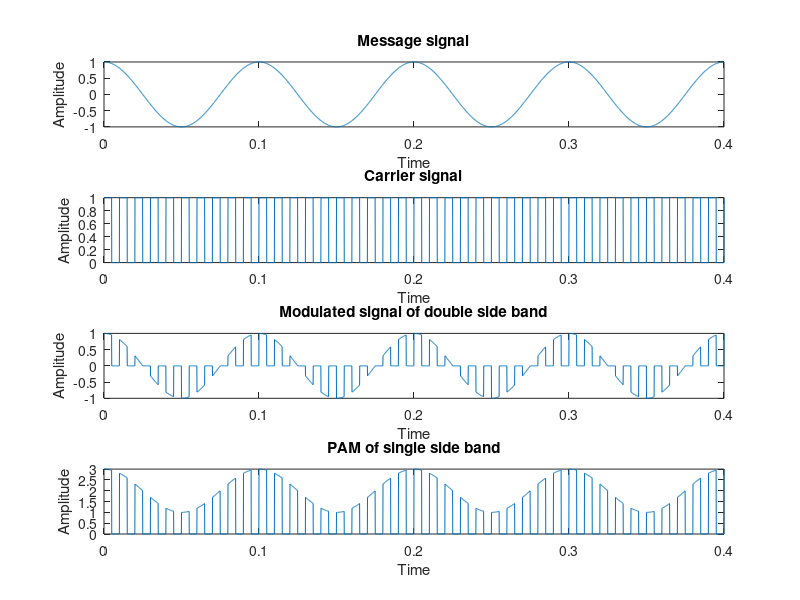

Source code (MATLAB):
%Md. Zahidul Islam Sifat
clc;
clear all;
close all;
fc=100;
fm=fc/10;
fs=100*fc;
t=0:1/fs:4/fm;
mt=cos(2*pi*fm*t);
ct=0.5*square(2*pi*fc*t)+0.5;
st=mt.*ct;
tt=[ ];
 
for i=1:length(st);
if st(i)==0;
tt=[tt,st(i)];
else
tt=[tt,st(i)+2];
end
end 
subplot(4,1,1);
plot(t,mt);
title('Message signal');
xlabel('Time');
ylabel('Amplitude'); 
subplot(4,1,2);
plot(t,ct);
title('Carrier signal');
xlabel('Time');
ylabel('Amplitude');
 
subplot(4,1,3);
plot(t,st);
title('Modulated signal of double side band');
xlabel('Time');
ylabel('Amplitude');
subplot(4,1,4);
plot(t,tt);
title('PAM of single side band');
xlabel('Time');
ylabel('Amplitude');
